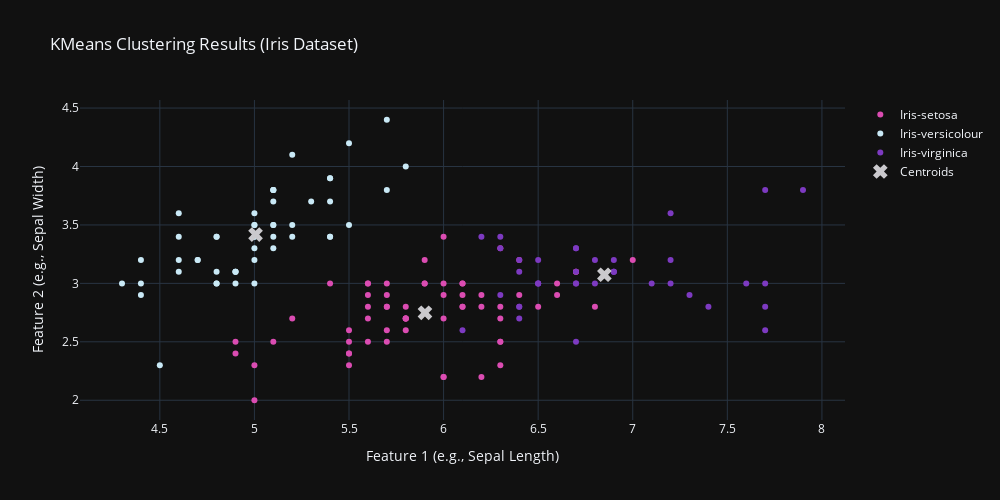

The notebook cell this image was saved under:
### Code cell
import plotly.graph_objects as go

fig = go.Figure()

# Cluster 0
fig.add_trace(go.Scatter(
    x=X[clusters == 0, 0], 
    y=X[clusters == 0, 1],
    mode='markers',
    marker=dict(color='#DB4CB2'),
    name='Iris-setosa'
))

# Cluster 1
fig.add_trace(go.Scatter(
    x=X[clusters == 1, 0], 
    y=X[clusters == 1, 1],
    mode='markers',
    marker=dict(color='#c9e9f6'),
    name='Iris-versicolour'
))

# Cluster 2
fig.add_trace(go.Scatter(
    x=X[clusters == 2, 0], 
    y=X[clusters == 2, 1],
    mode='markers',
    marker=dict(color='#7D3AC1'),
    name='Iris-virginica'
))

# Cluster centroids
fig.add_trace(go.Scatter(
    x=kmeans.cluster_centers_[:, 0], 
    y=kmeans.cluster_centers_[:, 1],
    mode='markers',
    marker=dict(color='#CAC9CD', size=13, symbol='x'),
    name='Centroids'
))

# Layout
fig.update_layout(
    template='plotly_dark',
    width=1000, 
    height=500,
    title='KMeans Clustering Results (Iris Dataset)',
    xaxis_title="Feature 1 (e.g., Sepal Length)",
    yaxis_title="Feature 2 (e.g., Sepal Width)"
)

fig.show()

### Figure 1 — Plotly figure (JSON) as saved in the notebook; plotly's stock layout.template omitted (floating-point values rounded to 4 significant figures)
{"data": [{"marker": {"color": "#DB4CB2"}, "mode": "markers", "name": "Iris-setosa", "type": "scatter", "x": [7.0, 6.4, 5.5, 6.5, 5.7, 6.3, 4.9, 6.6, 5.2, 5.0, 5.9, 6.0, 6.1, 5.6, 6.7, 5.6, 5.8, 6.2, 5.6, 5.9, 6.1, 6.3, 6.1, 6.4, 6.6, 6.8, 6.0, 5.7, 5.5, 5.5, 5.8, 6.0, 5.4, 6.0, 6.7, 6.3, 5.6, 5.5, 5.5, 6.1, 5.8, 5.0, 5.6, 5.7, 5.7, 6.2, 5.1, 5.7, 5.8, 4.9, 5.7, 5.8, 6.0, 5.6, 6.3, 6.2, 6.1, 6.3, 6.0, 5.8, 6.3, 5.9], "y": [3.2, 3.2, 2.3, 2.8, 2.8, 3.3, 2.4, 2.9, 2.7, 2.0, 3.0, 2.2, 2.9, 2.9, 3.1, 3.0, 2.7, 2.2, 2.5, 3.2, 2.8, 2.5, 2.8, 2.9, 3.0, 2.8, 2.9, 2.6, 2.4, 2.4, 2.7, 2.7, 3.0, 3.4, 3.1, 2.3, 3.0, 2.5, 2.6, 3.0, 2.6, 2.3, 2.7, 3.0, 2.9, 2.9, 2.5, 2.8, 2.7, 2.5, 2.5, 2.8, 2.2, 2.8, 2.7, 2.8, 3.0, 2.8, 3.0, 2.7, 2.5, 3.0]}, {"marker": {"color": "#c9e9f6"}, "mode": "markers", "name": "Iris-versicolour", "type": "scatter", "x": [5.1, 4.9, 4.7, 4.6, 5.0, 5.4, 4.6, 5.0, 4.4, 4.9, 5.4, 4.8, 4.8, 4.3, 5.8, 5.7, 5.4, 5.1, 5.7, 5.1, 5.4, 5.1, 4.6, 5.1, 4.8, 5.0, 5.0, 5.2, 5.2, 4.7, 4.8, 5.4, 5.2, 5.5, 4.9, 5.0, 5.5, 4.9, 4.4, 5.1, 5.0, 4.5, 4.4, 5.0, 5.1, 4.8, 5.1, 4.6, 5.3, 5.0], "y": [3.5, 3.0, 3.2, 3.1, 3.6, 3.9, 3.4, 3.4, 2.9, 3.1, 3.7, 3.4, 3.0, 3.0, 4.0, 4.4, 3.9, 3.5, 3.8, 3.8, 3.4, 3.7, 3.6, 3.3, 3.4, 3.0, 3.4, 3.5, 3.4, 3.2, 3.1, 3.4, 4.1, 4.2, 3.1, 3.2, 3.5, 3.1, 3.0, 3.4, 3.5, 2.3, 3.2, 3.5, 3.8, 3.0, 3.8, 3.2, 3.7, 3.3]}, {"marker": {"color": "#7D3AC1"}, "mode": "markers", "name": "Iris-virginica", "type": "scatter", "x": [6.9, 6.7, 6.3, 7.1, 6.3, 6.5, 7.6, 7.3, 6.7, 7.2, 6.5, 6.4, 6.8, 6.4, 6.5, 7.7, 7.7, 6.9, 7.7, 6.7, 7.2, 6.4, 7.2, 7.4, 7.9, 6.4, 6.1, 7.7, 6.3, 6.4, 6.9, 6.7, 6.9, 6.8, 6.7, 6.7, 6.5, 6.2], "y": [3.1, 3.0, 3.3, 3.0, 2.9, 3.0, 3.0, 2.9, 2.5, 3.6, 3.2, 2.7, 3.0, 3.2, 3.0, 3.8, 2.6, 3.2, 2.8, 3.3, 3.2, 2.8, 3.0, 2.8, 3.8, 2.8, 2.6, 3.0, 3.4, 3.1, 3.1, 3.1, 3.1, 3.2, 3.3, 3.0, 3.0, 3.4]}, {"marker": {"color": "#CAC9CD", "size": 13, "symbol": "x"}, "mode": "markers", "name": "Centroids", "type": "scatter", "x": [5.902, 5.006, 6.85], "y": [2.748, 3.418, 3.074]}], "layout": {"height": 500, "title": {"text": "KMeans Clustering Results (Iris Dataset)"}, "width": 1000, "xaxis": {"title": {"text": "Feature 1 (e.g., Sepal Length)"}}, "yaxis": {"title": {"text": "Feature 2 (e.g., Sepal Width)"}}}}
